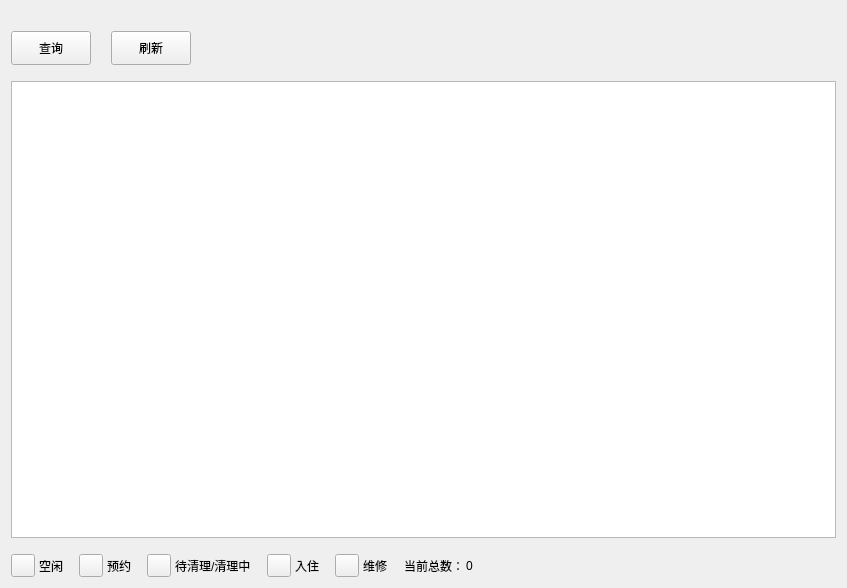
<?xml version="1.0" encoding="UTF-8"?>
<ui version="4.0">
 <class>RoomStateMap</class>
 <widget class="QWidget" name="RoomStateMap">
  <property name="geometry">
   <rect>
    <x>0</x>
    <y>0</y>
    <width>847</width>
    <height>588</height>
   </rect>
  </property>
  <property name="windowTitle">
   <string>Form</string>
  </property>
  <layout class="QVBoxLayout" name="verticalLayout" stretch="0,0,0">
   <item>
    <layout class="QHBoxLayout" name="horizontalLayout">
     <property name="spacing">
      <number>20</number>
     </property>
     <property name="topMargin">
      <number>20</number>
     </property>
     <property name="bottomMargin">
      <number>10</number>
     </property>
     <item>
      <widget class="QPushButton" name="btn_select">
       <property name="minimumSize">
        <size>
         <width>0</width>
         <height>34</height>
        </size>
       </property>
       <property name="text">
        <string>查询</string>
       </property>
      </widget>
     </item>
     <item>
      <widget class="QPushButton" name="btn_refresh">
       <property name="minimumSize">
        <size>
         <width>0</width>
         <height>34</height>
        </size>
       </property>
       <property name="text">
        <string>刷新</string>
       </property>
      </widget>
     </item>
     <item>
      <spacer name="horizontalSpacer">
       <property name="orientation">
        <enum>Qt::Horizontal</enum>
       </property>
       <property name="sizeHint" stdset="0">
        <size>
         <width>40</width>
         <height>20</height>
        </size>
       </property>
      </spacer>
     </item>
    </layout>
   </item>
   <item>
    <widget class="QGraphicsView" name="graphicsView"/>
   </item>
   <item>
    <layout class="QHBoxLayout" name="horizontalLayout_2" stretch="0,0,0,0,0,0,0">
     <property name="spacing">
      <number>16</number>
     </property>
     <property name="topMargin">
      <number>10</number>
     </property>
     <item>
      <layout class="QHBoxLayout" name="horizontalLayout_3">
       <property name="spacing">
        <number>4</number>
       </property>
       <item>
        <widget class="QToolButton" name="tbtn_green">
         <property name="text">
          <string/>
         </property>
        </widget>
       </item>
       <item>
        <widget class="QLabel" name="label">
         <property name="text">
          <string>空闲</string>
         </property>
        </widget>
       </item>
      </layout>
     </item>
     <item>
      <layout class="QHBoxLayout" name="horizontalLayout_4">
       <property name="spacing">
        <number>4</number>
       </property>
       <item>
        <widget class="QToolButton" name="tbtn_blue">
         <property name="text">
          <string/>
         </property>
        </widget>
       </item>
       <item>
        <widget class="QLabel" name="label_2">
         <property name="text">
          <string>预约</string>
         </property>
        </widget>
       </item>
      </layout>
     </item>
     <item>
      <layout class="QHBoxLayout" name="horizontalLayout_5">
       <property name="spacing">
        <number>4</number>
       </property>
       <item>
        <widget class="QToolButton" name="tbtn_yellow">
         <property name="text">
          <string/>
         </property>
        </widget>
       </item>
       <item>
        <widget class="QLabel" name="label_3">
         <property name="text">
          <string>待清理/清理中</string>
         </property>
        </widget>
       </item>
      </layout>
     </item>
     <item>
      <layout class="QHBoxLayout" name="horizontalLayout_7">
       <property name="spacing">
        <number>4</number>
       </property>
       <item>
        <widget class="QToolButton" name="tbtn_gray">
         <property name="text">
          <string/>
         </property>
        </widget>
       </item>
       <item>
        <widget class="QLabel" name="label_4">
         <property name="text">
          <string>入住</string>
         </property>
        </widget>
       </item>
      </layout>
     </item>
     <item>
      <layout class="QHBoxLayout" name="horizontalLayout_8">
       <property name="spacing">
        <number>4</number>
       </property>
       <item>
        <widget class="QToolButton" name="tbtn_red">
         <property name="text">
          <string/>
         </property>
        </widget>
       </item>
       <item>
        <widget class="QLabel" name="label_5">
         <property name="text">
          <string>维修</string>
         </property>
        </widget>
       </item>
      </layout>
     </item>
     <item>
      <layout class="QHBoxLayout" name="horizontalLayout_6">
       <property name="spacing">
        <number>2</number>
       </property>
       <item>
        <widget class="QLabel" name="label_6">
         <property name="text">
          <string>当前总数：</string>
         </property>
         <property name="alignment">
          <set>Qt::AlignRight|Qt::AlignTrailing|Qt::AlignVCenter</set>
         </property>
        </widget>
       </item>
       <item>
        <widget class="QLabel" name="room_num">
         <property name="text">
          <string>0</string>
         </property>
        </widget>
       </item>
      </layout>
     </item>
     <item>
      <spacer name="horizontalSpacer_2">
       <property name="orientation">
        <enum>Qt::Horizontal</enum>
       </property>
       <property name="sizeHint" stdset="0">
        <size>
         <width>40</width>
         <height>20</height>
        </size>
       </property>
      </spacer>
     </item>
    </layout>
   </item>
  </layout>
 </widget>
 <resources/>
 <connections/>
</ui>
